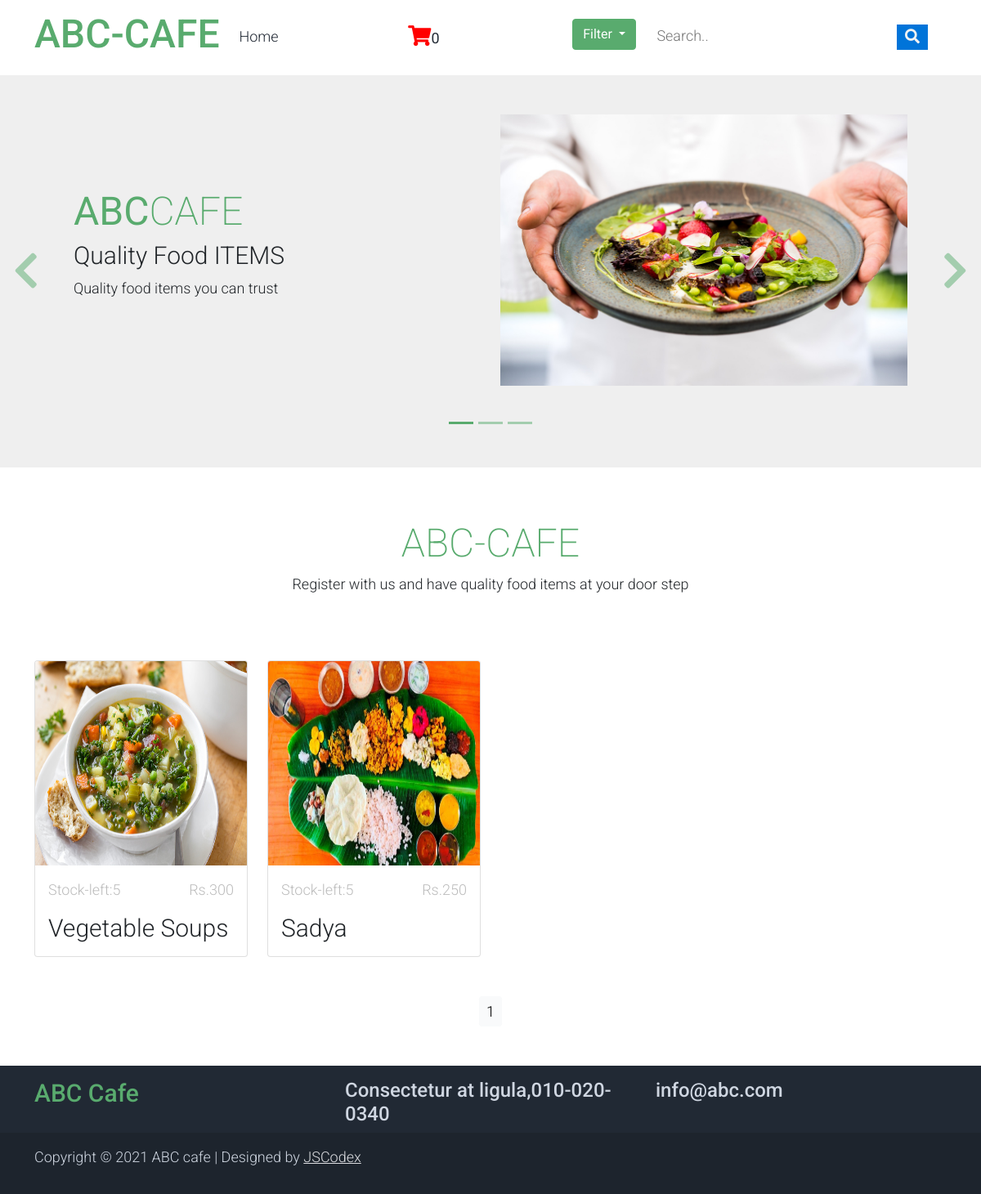
Screenshot of /vegitables/ (signed in) with the database file from the repository.
### shop/models.py (models this page shows, shortened)
class products(models.Model):
    name = models.CharField(max_length=250, unique=True)
    slug = models.SlugField(max_length=250, unique=True)
    img= models.ImageField(upload_to='product')
    desc=models.TextField()
    stock = models.IntegerField()
    available = models.BooleanField()
    price = models.IntegerField()
    category = models.ForeignKey(categ, on_delete=models.CASCADE)
    def get_url(self):
       return reverse('details',args=[self.category.slug,self.slug])

### shop/views.py (the view)
# urls.py: 2. Add a URL to urlpatterns:  path('', views.home, name='home')
def home(request, c_slug=None):
    c_page = None
    prodt = None
    if c_slug is not None:
        c_page = get_object_or_404(categ, slug=c_slug)
        prodt = products.objects.filter(category=c_page, available=True)
    else:
        prodt = products.objects.all().filter(available=True,)
    cat = categ.objects.all()
    paginator=Paginator(prodt,4)
    try:
        page=int(request.GET.get('page',1))
    except:
        page=1
    try:
        pro=paginator.page(page)
    except(EmptyPage,InvalidPage):
        pro=paginator.page(paginator.num_pages)
    return render(request, 'home.html', {'pr':prodt,'ct':cat,'pg':pro})

### cart/context_processor.py (called while the page is built)
def count(request):
    item_count=0;
    if 'admin' in request.path:
        return {}
    else:
        try:
            ct=cartlist.objects.filter(cart_id=c_id(request))
            cti=item.objects.all().filter(cart=ct[:1])
            for c in cti:
                 item_count+=c.quant
        except cartlist.DoesNotExist:
            item_count=0
        return dict(itc=item_count)

### cart/views.py (called while the page is built)
def c_id(request):
    ct_id=request.session.session_key
    if not ct_id:
        ct_id=request.session_create()
    return ct_id

### shop/models.py (called while the page is built)
    def get_url(self):
        return reverse('prod_cat',args=[self.slug])

### templates/home.html (shortened to what this page needs)
{% extends 'base.html' %}
{% load static %}
{% block content%}
<!DOCTYPE html>
<html lang="en">
<head>
    <link rel="stylesheet" href="{% static 'hm/css/bootstrap.min.css' %}">
    <link rel="stylesheet" href="{% static 'hm/css/templatemo.css' %}">
    <link rel="stylesheet" href="{% static 'hm/css/custom.css' %}">
    <link rel="stylesheet" href="{% static 'hm/css/fontawesome.min.css' %}">
</head>
<body>
    <div id="template-mo-zay-hero-carousel" class="carousel slide" data-bs-ride="carousel">
        <ol class="carousel-indicators">
            <li data-bs-target="#template-mo-zay-hero-carousel" data-bs-slide-to="0" class="active"></li>
            <li data-bs-target="#template-mo-zay-hero-carousel" data-bs-slide-to="1"></li>
            <li data-bs-target="#template-mo-zay-hero-carousel" data-bs-slide-to="2"></li>
        </ol>
        <div class="carousel-inner">
            <div class="carousel-item active">
                <div class="container">
                    <div class="row p-5">
                        <div class="mx-auto col-md-8 col-lg-6 order-lg-last">
                            <img class="img-fluid" src="{% static './hm/img//bg44.jpg' %}" alt="">
                        </div>
                        <div class="col-lg-6 mb-0 d-flex align-items-center">
                            <div class="text-align-left align-self-center">
                                <h1 class="h1 text-success"><b>ABC</b>CAFE </h1>
                                <h3 class="h2">Quality Food ITEMS</h3>
                                <p> Quality food items you can trust
                                </p>
                            </div>
                        </div>
                    </div>
                </div>
            </div>
        </div>
        <a class="carousel-control-prev text-decoration-none w-auto ps-3" href="#template-mo-zay-hero-carousel" role="button" data-bs-slide="prev">
            <i class="fas fa-chevron-left"></i>
        </a>
        <a class="carousel-control-next text-decoration-none w-auto pe-3" href="#template-mo-zay-hero-carousel" role="button" data-bs-slide="next">
            <i class="fas fa-chevron-right"></i>
        </a>
    </div>
        <div class="container py-5">
            <div class="row text-center py-3">
                <div class="col-lg-6 m-auto">
                    <h1 class="h1 text-success">ABC-CAFE</h1>
                    <p>
                        Register with us and have quality food items at your door step
                    </p>
                </div>
            </div>
       </div>
          <div class="container">
            <div class="row">
                {% for i in pg.object_list %}
                <div class=" col-md-3 ">
                    <div class="card h-100 " >
                        <a href="{{i.get_url}}">
                            <img src="{{i.img.url}}" class="card-img-top" alt="..." style="height:250px;width:100%;">
                        </a>
                        <div class="card-body">
                            <ul class="list-unstyled d-flex justify-content-between">
                                <li class="text-muted text-right">Stock-left:{{i.stock}}</li>
                                <li class="text-muted text-right">Rs.{{i.price}}</li>
                            </ul>
                            <a href="{{i.get_url}}" class="h2 text-decoration-none text-dark">{{ i.name }}</a>
                        </div>
                    </div>
                </div>
                {%endfor%}
            </div>
              </div>
 <div class="conainer pt-5 pb-5 ">
    <div class="text-center">
       {% for p in pg.paginator.page_range %}
        <a href="?page={{p}}" class="btn btn-light btn-sm {% if pg.number == p %} active {% endif %}">{{p}}</a>
        {% endfor %}
     </div>
</div>
</body>
</html>
{% endblock %}

### static/hm/css/templatemo.css (style rules this page uses)
body, ul, li, p, a, label, input, div { font-family: 'Roboto', sans-serif; font-size: 18px !important; font-weight: 300 !important; }
.h1 { font-family: 'Roboto', sans-serif; font-size: 48px !important; font-weight: 200 !important; }
.h2 { font-family: 'Roboto', sans-serif; font-size: 30px !important; font-weight: 300; }
.text-muted { color: #bcbcbc !important; }
.text-success { color: #59ab6e !important; }
#template-mo-zay-hero-carousel { background: #efefef !important; position: relative; z-index: 1; }
#template-mo-zay-hero-carousel .carousel-indicators li { margin-top: -50px; background-color: #59ab6e; }
#template-mo-zay-hero-carousel .carousel-control-next i, #template-mo-zay-hero-carousel .carousel-control-prev i { color: #59ab6e !important; font-size: 2.8em !important; }
@media (min-width: 992px) { #template-mo-zay-hero-carousel .carousel-item { min-height: 30rem !important; } }

### rows the page displays
products: img (picture), stock "5", price "300", name "Vegetable Soups"
products: img (picture), stock "5", price "250", name "Sadya"

### other values shown
{{ itc }} "0"
{{ p }} "1"
